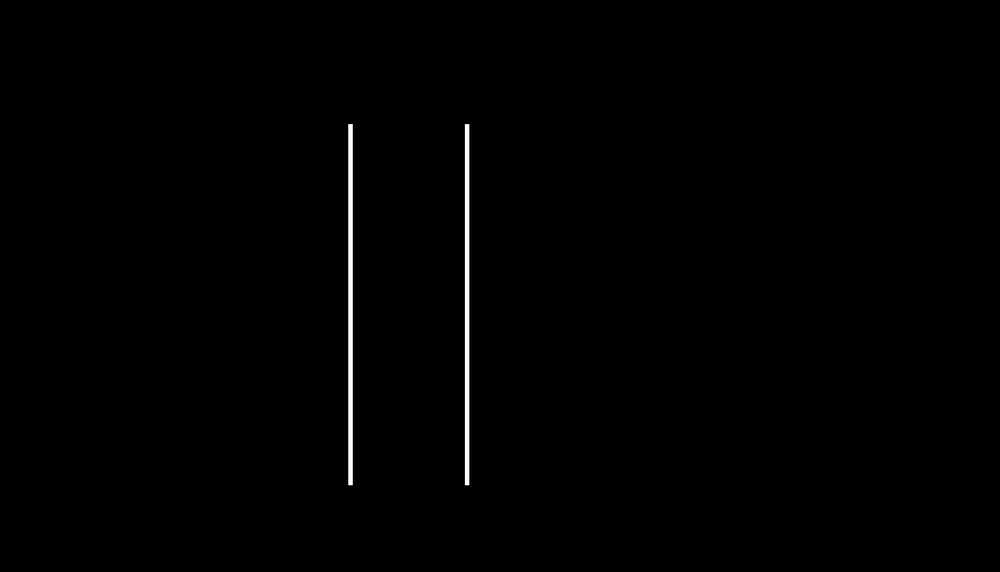
#> input picture Letter_recognization/double_slit_paint.png, 1000 x 572 px, shrunk from 1338 x 765 before the run, found by its file name
$ python double_slit_diffraction.py
#> lines starting #> are read from the running program, lines starting #| are printed output that depends on the picture
import cv2
import numpy as np
#import scipy as sp
import matplotlib.pyplot as plt
plt.style.use(['seaborn-notebook'])
# [5 lines of commented-out code are left out]

img = cv2.imread('D:/PaAC Project/Final_Report/Letter_recognization/double_slit_paint.png', cv2.IMREAD_GRAYSCALE)
#> img is the input picture: shape (572, 1000); min 0, max 255, mean 1.4

#img = color.rgb2gray(io.imread('D:/PaAC Project/Final_Report/Red_E.jpg'))
f = np.fft.fft2(img)
fshift = np.fft.fftshift(f)

#magnitude_spectrum = 20 * np.log(np.abs(fshift))
magnitude_spectrum = 20*(np.log(np.abs(fshift)))
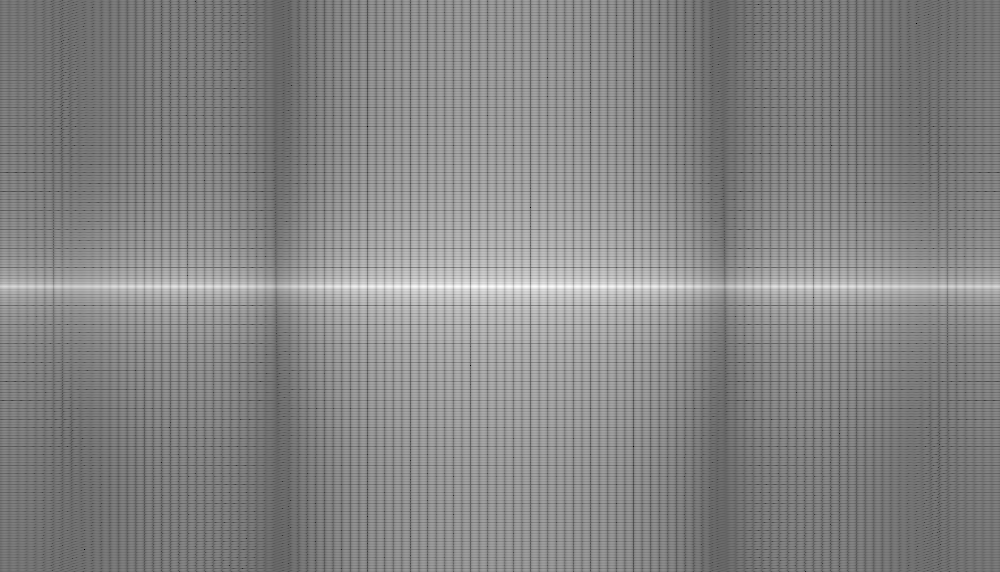
#> magnitude_spectrum: shape (572, 1000) float64; min -69.64, max 272.5, mean 109.3; drawn with min black and max white
magnitude_spectrum = np.asarray(magnitude_spectrum, dtype=np.uint8)
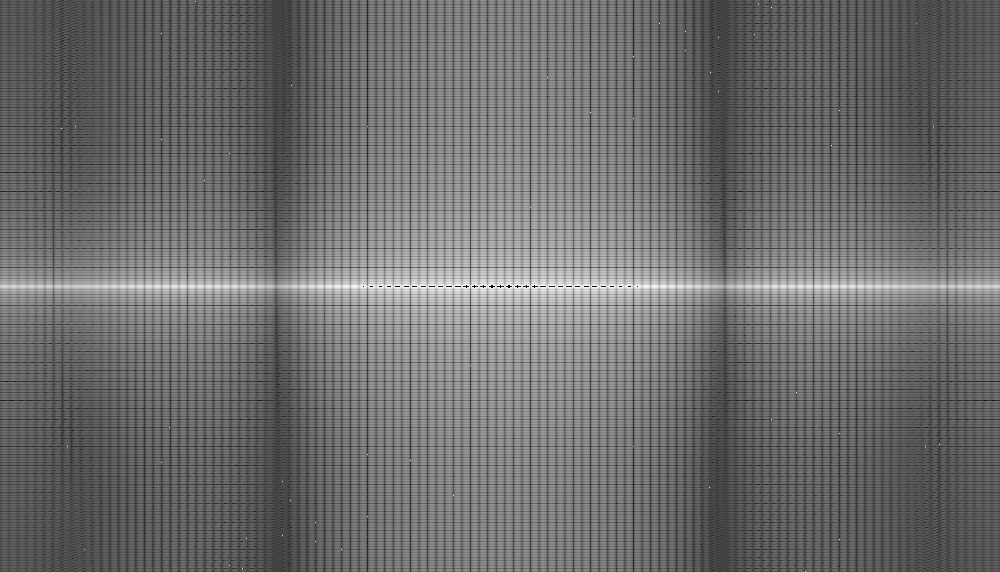
#> magnitude_spectrum: shape (572, 1000); min 0, max 255, mean 108.7
img_and_magnitude = np.concatenate((img, magnitude_spectrum), axis=1)
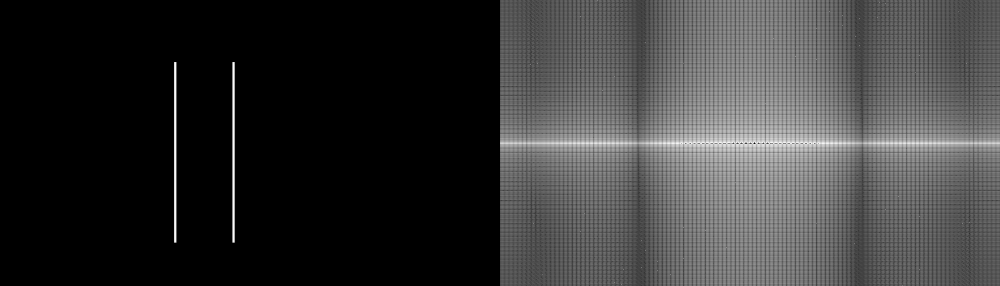
#> img_and_magnitude: shape (572, 2000) (shown at 1/2 size); min 0, max 255, mean 55.1

cv2.imwrite('double_slit_diffraction ' + 'image.png', img_and_magnitude)
cv2.imshow('Double_slit_Diffraction', img_and_magnitude)

cv2.waitKey(0)
cv2.destroyAllWindows()

$ run again, with Letter_recognization/Red_Eimage.png copied over Letter_recognization/double_slit_paint.png
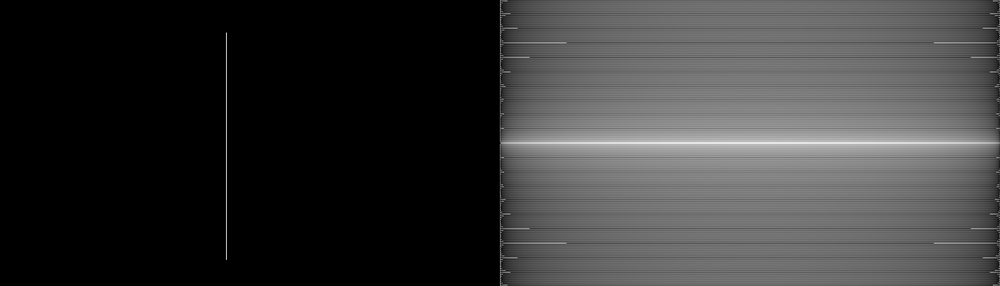
#> input picture Letter_recognization/Red_Eimage.png, 1000 x 286 px, shrunk from 2676 x 765 before the run, found by its file name
#> img is the input picture: shape (286, 1000); min 0, max 231, mean 55.8
#> `magnitude_spectrum = np.asarray(magnitude_spectrum, dtype=np.uint8)`:
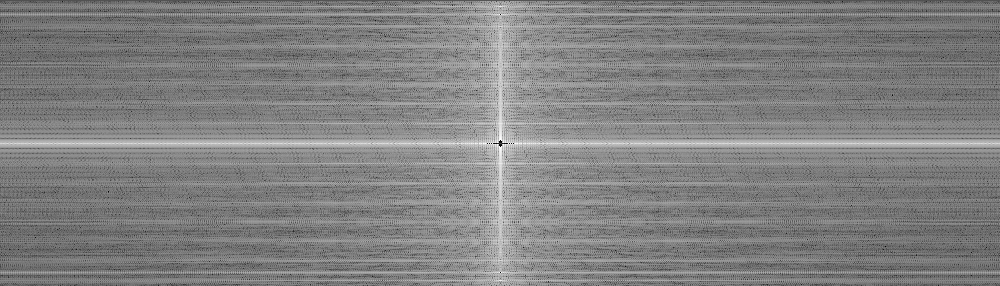
#> magnitude_spectrum: shape (286, 1000); min 2, max 255, mean 128.8
#> `img_and_magnitude = np.concatenate((img, magnitude_spectrum), axis=1)`:
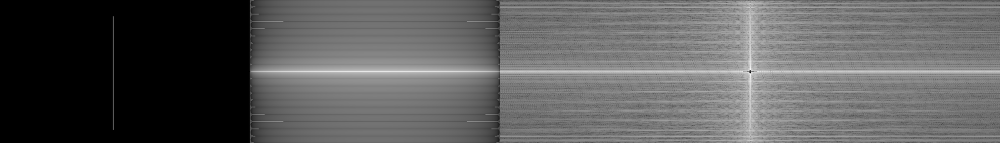
#> img_and_magnitude: shape (286, 2000) (shown at 1/2 size); min 0, max 255, mean 92.3

$ run again, with Letter_recognization/double_slit_diffraction image.png copied over Letter_recognization/double_slit_paint.png
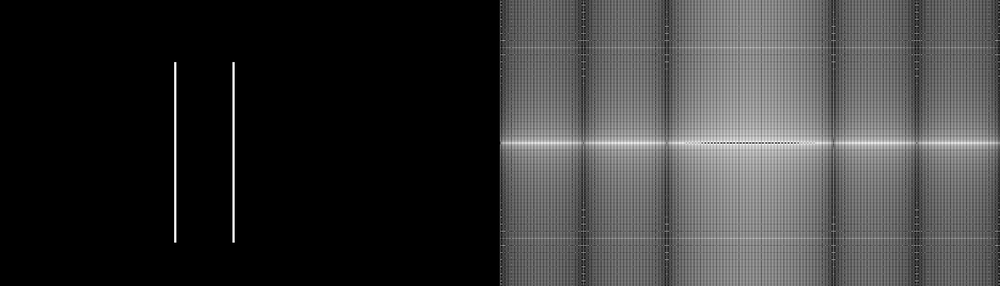
#> input picture Letter_recognization/double_slit_diffraction image.png, 1000 x 286 px, shrunk from 2676 x 765 before the run, found by its file name
#> img is the input picture: shape (286, 1000); min 0, max 255, mean 57
#> `magnitude_spectrum = np.asarray(magnitude_spectrum, dtype=np.uint8)`:
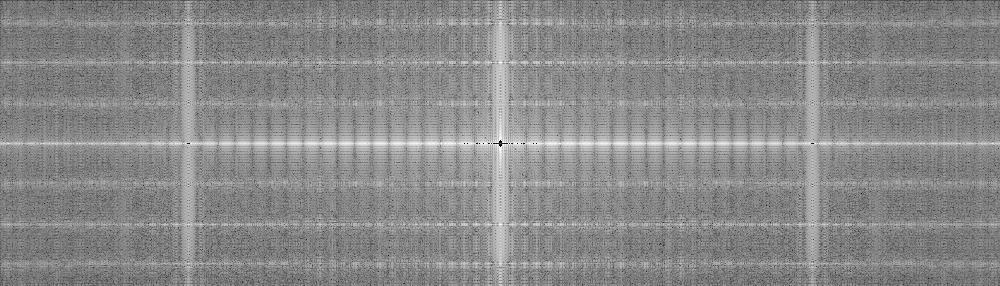
#> magnitude_spectrum: shape (286, 1000); min 2, max 255, mean 136.8
#> `img_and_magnitude = np.concatenate((img, magnitude_spectrum), axis=1)`:
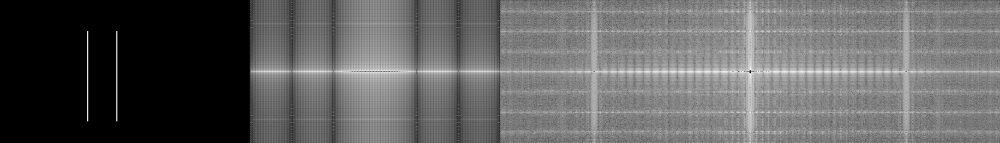
#> img_and_magnitude: shape (286, 2000) (shown at 1/2 size); min 0, max 255, mean 96.9
